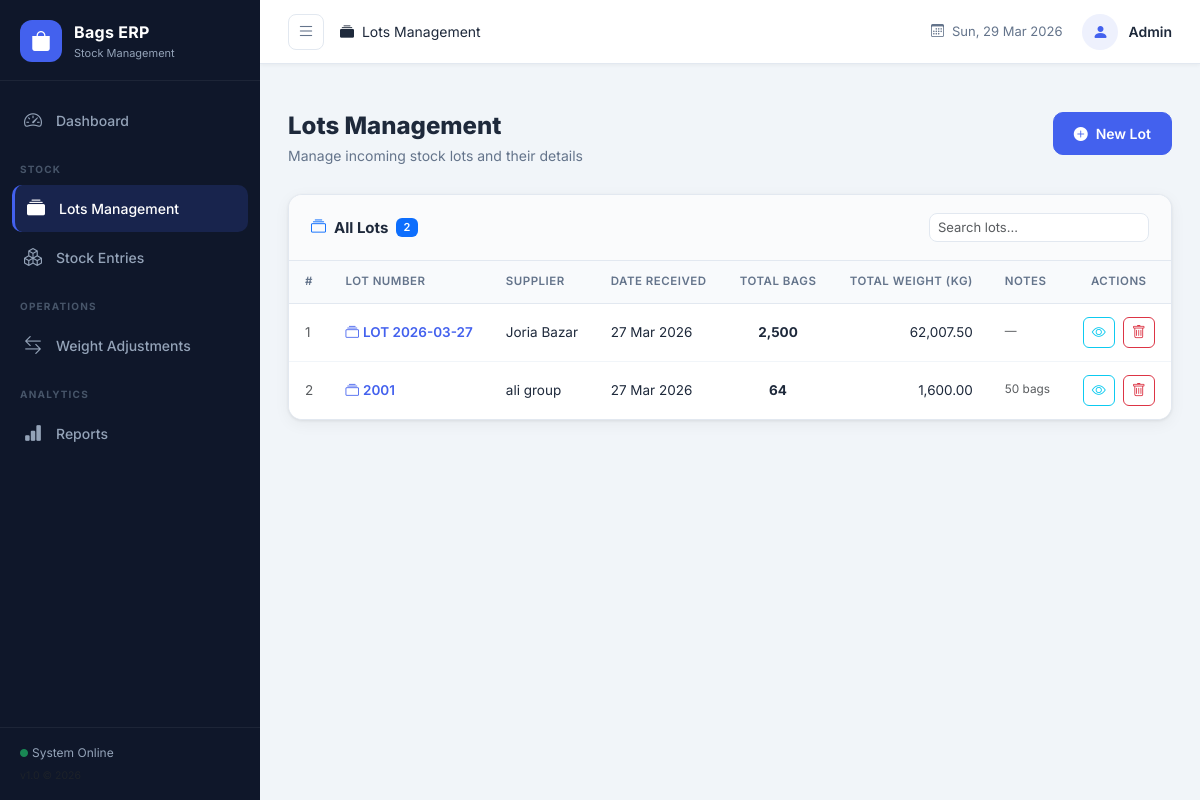
Screenshot of /lots with the database file from the repository.
### models.py (models this page shows, shortened)
class Lot(db.Model):
    __tablename__ = 'lots'
    id = db.Column(db.Integer, primary_key=True)
    lot_number = db.Column(db.String(50), unique=True, nullable=False)
    supplier = db.Column(db.String(100))
    date_received = db.Column(db.Date, nullable=False, default=datetime.utcnow)
    notes = db.Column(db.Text)
    created_at = db.Column(db.DateTime, default=datetime.utcnow)
    entries = db.relationship('StockEntry', backref='lot', lazy=True, cascade='all, delete-orphan')
    def total_bags(self):
        return sum(e.quantity for e in self.entries)
    def total_weight(self):
        return sum(e.total_weight for e in self.entries)

class StockEntry(db.Model):
    __tablename__ = 'stock_entries'
    id = db.Column(db.Integer, primary_key=True)
    lot_id = db.Column(db.Integer, db.ForeignKey('lots.id'), nullable=False)
    bag_type = db.Column(db.String(100), nullable=False)
    original_weight = db.Column(db.Float, nullable=False)   # per bag weight when received
    current_weight = db.Column(db.Float, nullable=False)    # per bag weight after adjustment
    quantity = db.Column(db.Integer, nullable=False)
    date_entry = db.Column(db.Date, nullable=False, default=datetime.utcnow)
    notes = db.Column(db.Text)
    created_at = db.Column(db.DateTime, default=datetime.utcnow)
    adjustments = db.relationship('WeightAdjustment', backref='entry', lazy=True, cascade='all, delete-orphan')
    @property
    def total_weight(self):
        return self.current_weight * self.quantity

### app.py (the view)
@app.route('/lots')
def lots():
    all_lots = Lot.query.order_by(Lot.created_at.desc()).all()
    return render_template('lots.html', lots=all_lots)

### templates/lots.html (shortened to what this page needs)
{% extends 'base.html' %}
{% block breadcrumb %}<i class="bi bi-collection-fill me-1"></i> Lots Management{% endblock %}
{% block content %}
<div class="page-header">
  <div>
    <h1 class="page-title">Lots Management</h1>
    <p class="page-subtitle">Manage incoming stock lots and their details</p>
  </div>
  <a href="{{ url_for('add_lot') }}" class="btn btn-primary btn-action">
    <i class="bi bi-plus-circle-fill me-2"></i>New Lot
  </a>
</div>
<div class="card-custom">
  <div class="card-custom-header">
    <h5 class="card-custom-title">
      <i class="bi bi-collection me-2 text-primary"></i>All Lots
      <span class="badge bg-primary ms-2">{{ lots | length }}</span>
    </h5>
    <div class="search-box">
      <input type="text" id="lotsSearch" class="form-control form-control-sm" placeholder="Search lots...">
    </div>
  </div>
  <div class="card-custom-body p-0">
    {% if lots %}
    <div class="table-responsive">
      <table class="table table-custom mb-0" id="lotsTable">
        <thead>
          <tr>
            <th>#</th>
            <th>Lot Number</th>
            <th>Supplier</th>
            <th>Date Received</th>
            <th class="text-center">Total Bags</th>
            <th class="text-end">Total Weight (kg)</th>
            <th>Notes</th>
            <th class="text-center">Actions</th>
          </tr>
        </thead>
        <tbody>
          {% for lot in lots %}
          <tr>
            <td class="text-muted">{{ loop.index }}</td>
            <td>
              <a href="{{ url_for('lot_detail', lot_id=lot.id) }}" class="lot-link fw-semibold">
                <i class="bi bi-collection me-1"></i>{{ lot.lot_number }}
              </a>
            </td>
            <td>{{ lot.supplier or '<span class="text-muted">—</span>' | safe }}</td>
            <td>{{ lot.date_received.strftime('%d %b %Y') }}</td>
            <td class="text-center">
              <strong>{{ "{:,}".format(lot.total_bags()) }}</strong>
            </td>
            <td class="text-end">{{ "{:,.2f}".format(lot.total_weight()) }}</td>
            <td class="text-muted small">{{ lot.notes or '—' }}</td>
            <td class="text-center">
              <a href="{{ url_for('lot_detail', lot_id=lot.id) }}"
                 class="btn btn-sm btn-outline-info me-1" title="View">
                <i class="bi bi-eye"></i>
              </a>
              <form method="POST"
                    action="{{ url_for('delete_lot', lot_id=lot.id) }}"
                    style="display:inline"
                    onsubmit="return confirm('Delete Lot {{ lot.lot_number }}? All its entries will also be deleted!')">
                <button class="btn btn-sm btn-outline-danger" title="Delete">
                  <i class="bi bi-trash"></i>
                </button>
              </form>
            </td>
          </tr>
          {% endfor %}
        </tbody>
      </table>
    </div>
    {% endif %}
  </div>
</div>
{% endblock %}

### static/css/style.css (style rules this page uses)
:root { --sidebar-width: 260px; --sidebar-bg: #0f172a; --sidebar-text: #94a3b8; --sidebar-active: #4361ee; --topbar-height: 64px; --primary: #4361ee; --primary-soft: #eef1fd; --success: #06d6a0; --warning: #fb8500; --danger: #ef233c; --purple: #8338ec; --info: #118ab2; --bg-main: #f1f5f9; --card-bg: #ffffff; --border: #e2e8f0; --text-main: #1e293b; --text-muted: #64748b; --radius: 14px; --radius-sm: 8px; --shadow: 0 1px 3px rgba(0,0,0,0.07), 0 4px 16px rgba(0,0,0,0.05); --shadow-md: 0 4px 24px rgba(0,0,0,0.10); }
* { box-sizing: border-box; margin: 0; padding: 0; }
body { font-family: 'Inter', sans-serif; background: var(--bg-main); color: var(--text-main); font-size: 14px; }
.page-header { display: flex; align-items: flex-start; justify-content: space-between; margin-bottom: 28px; flex-wrap: wrap; gap: 16px; }
.page-title { font-size: 24px; font-weight: 800; color: var(--text-main); margin: 0 0 4px; }
.page-subtitle { color: var(--text-muted); font-size: 14px; margin: 0; }
.btn-action { border-radius: 10px; padding: 10px 20px; font-weight: 600; font-size: 14px; }
.card-custom { background: var(--card-bg); border-radius: var(--radius); box-shadow: var(--shadow); border: 1px solid var(--border); overflow: hidden; }
.card-custom-header { display: flex; align-items: center; justify-content: space-between; padding: 18px 22px; border-bottom: 1px solid var(--border); background: #fafbfc; flex-wrap: wrap; gap: 10px; }
.card-custom-title { font-size: 15px; font-weight: 700; color: var(--text-main); margin: 0; display: flex; align-items: center; }
.card-custom-body { padding: 22px; }
.table-custom { font-size: 13.5px; border-collapse: separate; border-spacing: 0; }
.table-custom thead th { background: #f8fafc; color: var(--text-muted); font-weight: 600; font-size: 11.5px; text-transform: uppercase; letter-spacing: 0.5px; padding: 12px 16px; border-bottom: 1px solid var(--border); white-space: nowrap; }
.table-custom tbody td { padding: 13px 16px; border-bottom: 1px solid #f1f5f9; vertical-align: middle; color: var(--text-main); }
.table-custom tbody tr:last-child td { border-bottom: none; }
.lot-link { color: var(--primary); text-decoration: none; font-weight: 600; transition: color 0.2s; }
.search-box input { border-radius: 8px; min-width: 220px; border-color: var(--border); font-size: 13px; }
.btn-primary { background: var(--primary); border-color: var(--primary); border-radius: 10px; font-weight: 600; }
.btn-outline-info { border-radius: 8px; }
.btn-outline-danger { border-radius: 8px; }
.btn-sm { border-radius: 6px !important; }
.badge { font-weight: 600; font-size: 11px; }

### rows the page displays
Lot: lot_number "LOT 2026-03-27", supplier "Joria Bazar", date_received "27 Mar 2026", notes "—"
StockEntry: total_bags "2,500", total_weight "62,007.50"
Lot: lot_number "2001", supplier "ali group", date_received "27 Mar 2026", notes "50 bags"
StockEntry: total_bags "64", total_weight "1,600.00"

### other values shown
{{ lots | length }} "2"
